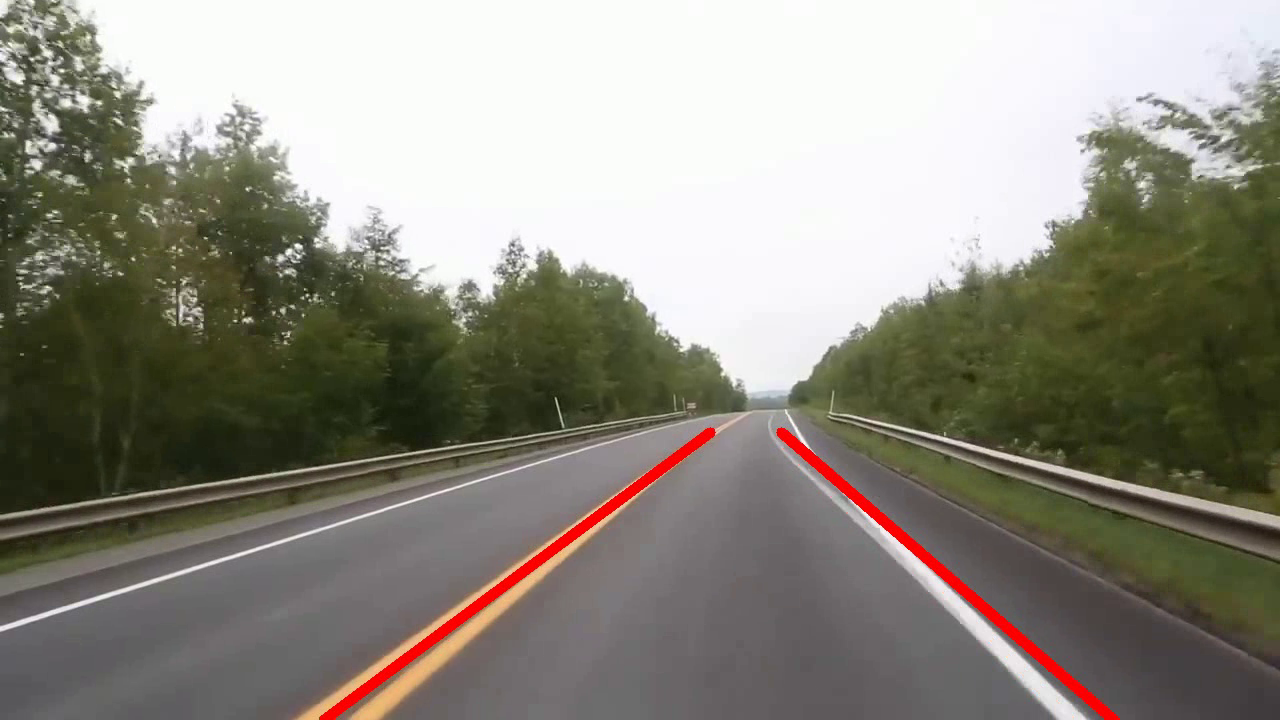
#> input picture frame 5 of lane_detection.mp4, 1280 x 720 px, given in place of output.mp4, which was not available
$ python LaneDetection_my_lab_v4_d.py
#> lines starting #> are read from the running program, lines starting #| are printed output that depends on the picture; after the words box and inside, x2 and y2 are one past the last pixel; in counts of white or black regions, pixels touching at a corner belong together; pictures that were not available may be replaced by others from this repository, and a replacement may not be noted
import cv2
import numpy as np
import warnings
import os
print("QT_QPA_PLATFORM =", os.environ.get("QT_QPA_PLATFORM"))

# Ignorar avisos de RankWarning do np.polyfit
# warnings.filterwarnings("ignore", category=np.RankWarning)
from numpy.polynomial.polyutils import RankWarning
warnings.filterwarnings("ignore", category=RankWarning)


# Video Explanation: https://youtu.be/ApYo6tXcjjQ?si=Gt2oJBwJxCzBhQdc
vidcap = cv2.VideoCapture("output.mp4")
success, image = vidcap.read()
#> image is the input picture: shape (720, 1280, 3); mean B, G, R 127.9, 139, 142.1

def nothing(x):
    pass

cv2.namedWindow("Trackbars")
cv2.createTrackbar("L - H", "Trackbars", 0, 255, nothing)
cv2.createTrackbar("L - S", "Trackbars", 100, 255, nothing)
cv2.createTrackbar("L - V", "Trackbars", 100, 255, nothing)
cv2.createTrackbar("U - H", "Trackbars", 35, 255, nothing)
cv2.createTrackbar("U - S", "Trackbars", 255, 255, nothing)
cv2.createTrackbar("U - V", "Trackbars", 255, 255, nothing)

# Variáveis para armazenar os pontos do frame anterior (caso algum frame não tenha pontos suficientes)
prevLx = []
prevRx = []

while True:
    success, image = vidcap.read()
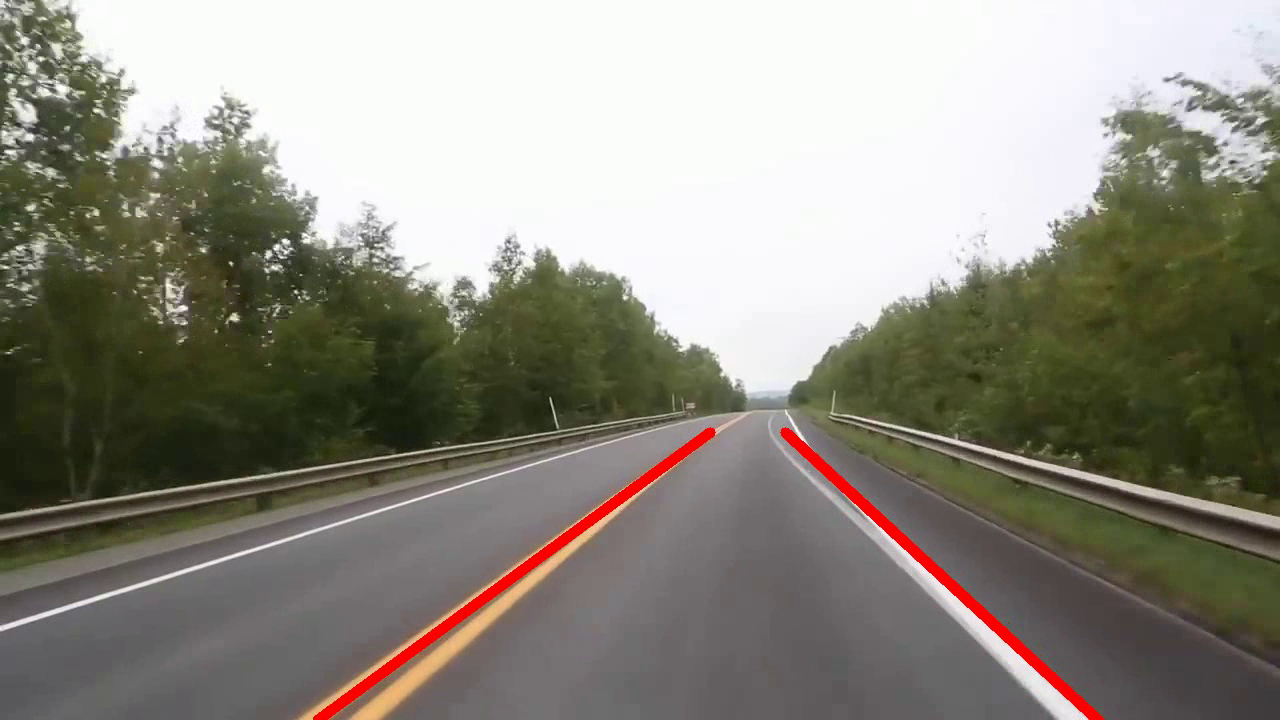
#> input picture frame 6 of lane_detection.mp4, 1280 x 720 px, given in place of output.mp4, which was not available
#> image is the input picture: shape (720, 1280, 3); mean B, G, R 128.2, 139.1, 142.3
    if not success:
        break

    # Redimensiona o frame para 800x600
    frame = cv2.resize(image, (800, 600))
    original_frame = frame.copy()

    # Definir os pontos para transformação de perspectiva (pontos na imagem original)
    tl = (30, 200)
    bl = (20, 450)
    tr = (550, 200)
    br = (788, 450)

    # Desenhar os pontos na imagem
    cv2.circle(frame, tl, 5, (0, 0, 255), -1)
#> frame: shape (600, 800, 3); mean B, G, R 128.1, 139, 142.3
    cv2.circle(frame, bl, 5, (0, 0, 255), -1)
#> frame: shape (600, 800, 3); mean B, G, R 128.1, 139, 142.3
    cv2.circle(frame, tr, 5, (0, 0, 255), -1)
#> frame: shape (600, 800, 3); mean B, G, R 128.1, 139, 142.3
    cv2.circle(frame, br, 5, (0, 0, 255), -1)
#> frame: shape (600, 800, 3); mean B, G, R 128.1, 139, 142.3

    # Criar a transformação de perspectiva
    pts1 = np.float32([tl, bl, tr, br])
    pts2 = np.float32([[0, 0], [0, 600], [800, 0], [800, 600]])
    matrix = cv2.getPerspectiveTransform(pts1, pts2)
    transformed_frame = cv2.warpPerspective(frame, matrix, (800, 600))
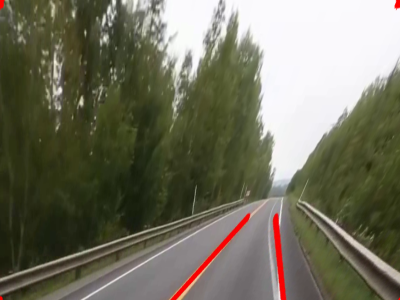
#> transformed_frame: shape (600, 800, 3) (shown at 1/2 size); mean B, G, R 94.7, 112.9, 114.1

    # Conversão para HSV e limiarização (thresholding) para detecção de faixa
    hsv_transformed_frame = cv2.cvtColor(transformed_frame, cv2.COLOR_BGR2HSV)
#> hsv_transformed_frame: shape (600, 800, 3); mean H, S, V 55.3, 77.1, 117
    l_h = cv2.getTrackbarPos("L - H", "Trackbars")
    l_s = cv2.getTrackbarPos("L - S", "Trackbars")
    l_v = cv2.getTrackbarPos("L - V", "Trackbars")
    u_h = cv2.getTrackbarPos("U - H", "Trackbars")
    u_s = cv2.getTrackbarPos("U - S", "Trackbars")
    u_v = cv2.getTrackbarPos("U - V", "Trackbars")
    lower = np.array([l_h, l_s, l_v])
    upper = np.array([u_h, u_s, u_v])
    mask = cv2.inRange(hsv_transformed_frame, lower, upper)
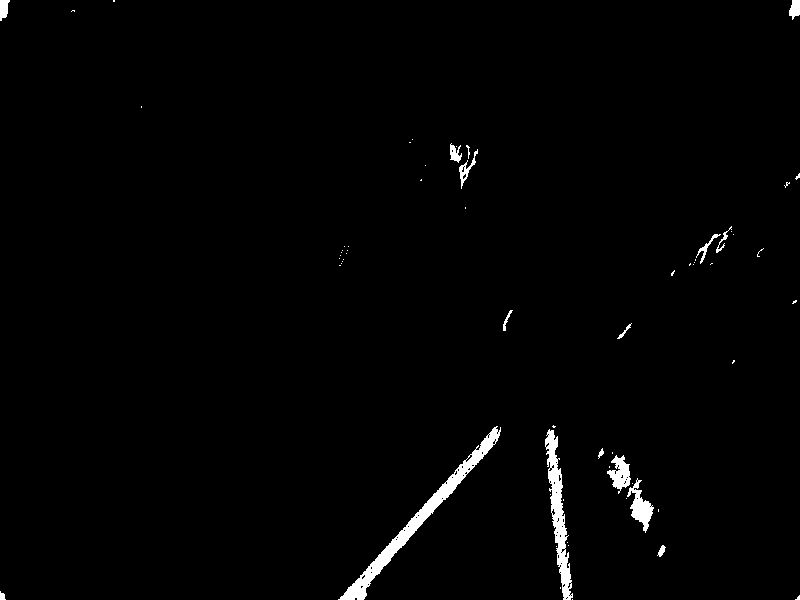
#> mask: shape (600, 800); 1.4% white; 64 white regions (48 under 20 px), largest, box (x1, y1, x2, y2) and area: (338, 426, 501, 600) 2643, (545, 429, 573, 600) 1711, (627, 478, 654, 533) 590

    # Histograma para definir a base das faixas
    histogram = np.sum(mask[mask.shape[0]//2:, :], axis=0)
#> histogram = 800 values, max 27285 at index 557, min 0 at index 6, mean 1822
    midpoint = int(histogram.shape[0] // 2)
    left_base = np.argmax(histogram[:midpoint])
#> left_base = 363
    right_base = np.argmax(histogram[midpoint:]) + midpoint
#> right_base = 557

    # ------------------- Sliding Window -------------------
    y = 592  # Posição y inicial (parte inferior da imagem)
    left_points = []   # Lista para armazenar os pontos da faixa esquerda (x, y)
    right_points = []  # Lista para armazenar os pontos da faixa direita (x, y)

    msk = mask.copy()

    while y > 0:
        # Processamento para a faixa esquerda
        img_left = mask[y-40:y, left_base-50:left_base+50]
        contours, _ = cv2.findContours(img_left, cv2.RETR_TREE, cv2.CHAIN_APPROX_SIMPLE)
        found_left = False
        for contour in contours:
            M = cv2.moments(contour)
            if M["m00"] != 0:
                cx = int(M["m10"] / M["m00"])
                cy = int(M["m01"] / M["m00"])
                abs_x = left_base - 50 + cx
                abs_y = (y - 40) + cy  # Posição real em y
                left_points.append((abs_x, abs_y))
                left_base = abs_x  # Atualiza a base para a próxima janela
                found_left = True
        # Se nenhum contorno for encontrado, use o último valor válido
        if not found_left and prevLx:
            left_base = prevLx[-1][0]

        # Processamento para a faixa direita
        img_right = mask[y-40:y, right_base-50:right_base+50]
        contours, _ = cv2.findContours(img_right, cv2.RETR_TREE, cv2.CHAIN_APPROX_SIMPLE)
        found_right = False
        for contour in contours:
            M = cv2.moments(contour)
            if M["m00"] != 0:
                cx = int(M["m10"] / M["m00"])
                cy = int(M["m01"] / M["m00"])
                abs_x = right_base - 50 + cx
                abs_y = (y - 40) + cy  # Posição real em y
                right_points.append((abs_x, abs_y))
                right_base = abs_x  # Atualiza a base para a próxima janela
                found_right = True
        if not found_right and prevRx:
            right_base = prevRx[-1][0]

        # Desenhar as janelas deslizantes para visualização
        cv2.rectangle(msk, (left_base-50, y), (left_base+50, y-40), (255, 255, 255), 2)
        cv2.rectangle(msk, (right_base-50, y), (right_base+50, y-40), (255, 255, 255), 2)
        y -= 40
#> this loop made 15 passes
#> pass 1, `img_right = mask[y-40:y, right_base-50:right_base+50]`:
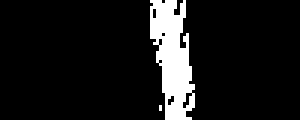
#> img_right: shape (40, 100) (shown 3 times larger); 9.7% white; 2 white regions (1 under 20 px), largest, box (x1, y1, x2, y2) and area: (50, 0, 65, 40) 387
#> after the loop:
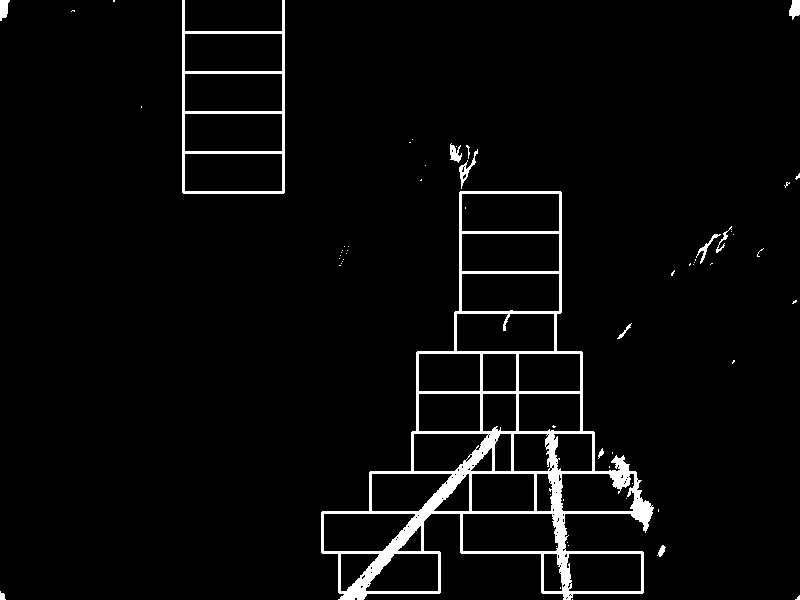
#> msk: shape (600, 800); 3.8% white; 61 white regions (48 under 20 px), largest, box (x1, y1, x2, y2) and area: (321, 191, 654, 600) 14415, (182, 0, 285, 194) 2617, (459, 149, 478, 189) 181
#> after the loop, left_points = 38 pairs, first value 233 to 682, second value 153 to 586; right_points = 32 pairs, first value 233 to 636, second value 153 to 585; y = -8

    # Atualizar os pontos anteriores (caso o frame atual não tenha pontos suficientes)
    prevLx = left_points.copy() if left_points else prevLx
#> prevLx has the same summary as left_points
    prevRx = right_points.copy() if right_points else prevRx
#> prevRx has the same summary as right_points

    # Verificar se há pontos suficientes para o ajuste polinomial
    if len(left_points) < 3 or len(right_points) < 3:
        if prevLx and prevRx:
            left_points = prevLx
            right_points = prevRx
        else:
            continue  # Pula o frame se não houver dados suficientes

    # Extrair as coordenadas para o ajuste polinomial
    left_x = np.array([p[0] for p in left_points])
#> left_x = 38 values, max 682 at index 16, min 233 at index 37, mean 485.1
    left_y = np.array([p[1] for p in left_points])
#> left_y = 38 values, max 586 at index 1, min 153 at index 37, mean 437.7
    right_x = np.array([p[0] for p in right_points])
#> right_x = 32 values, max 636 at index 7, min 233 at index 31, mean 487.2
    right_y = np.array([p[1] for p in right_points])
#> right_y = 32 values, max 585 at index 1, min 153 at index 31, mean 436.7

    # Ajustar polinômios de segundo grau para cada faixa
    try:
        left_fit = np.polyfit(left_y, left_x, 2)
#> left_fit = [-0.00574, 4.37, -227.5]
        right_fit = np.polyfit(right_y, right_x, 2)
#> right_fit = [-0.000244, 0.656, 252.6]
    except np.linalg.LinAlgError:
        continue  # Pula o frame se o ajuste falhar

	# [18 lines of commented-out code are left out]
    plot_y = np.linspace(0, 599, num=600)
    left_fit_x = left_fit[0] * plot_y**2 + left_fit[1] * plot_y + left_fit[2]
#> left_fit_x = 600 values, max 604.4 at index 381, min -227.5 at index 0, mean 394.4
    right_fit_x = right_fit[0] * plot_y**2 + right_fit[1] * plot_y + right_fit[2]
#> right_fit_x = 600 values from 252.6 to 557.8
    center_fit_x = (left_fit_x + right_fit_x) / 2
#> center_fit_x = 600 values, max 540.3 at index 420, min 12.56 at index 0, mean 407.1

    # Posição do carro corrigida (centro inferior da imagem 800x600)
    car_x = 400
    car_y = 599  # Último pixel válido na vertical

    # Cálculo da direção da trajetória usando derivada (correto)
    # Coeficientes do polinômio central (assumindo center_fit como [A, B, C])
    if len(center_fit_x) >= 3:
        # Ajuste para obter coeficientes do centro
        center_fit = np.polyfit(plot_y, center_fit_x, 2)
#> center_fit = [-0.00299, 2.51, 12.56]
        A, B, C = center_fit
#> A = -0.00299; B = 2.51; C = 12.56

        # Derivada dy/dx no ponto do carro (y=599)
        slope = 2 * A * car_y + B  # dx/dy
#> slope = -1.07
        theta_desejado = np.arctan(-slope)
#> theta_desejado = 0.82

        # Ângulo do carro (assumindo alinhamento com a estrada)
        theta_carro = 0  # Em radianos (alinhado com eixo y negativo)

        # Erro de trajetória (diferença angular)
        theta_erro = theta_desejado - theta_carro
#> theta_erro = 0.82

        # print(f"Theta desejado: {np.degrees(theta_desejado):.2f}°")
        # print(f"Erro de trajetória: {np.degrees(theta_erro):.2f}°\n")


    # Cálculo da curvatura das faixas
    y_eval = 599  # Ponto de avaliação (parte inferior da imagem)
    left_curvature = ((1 + (2 * left_fit[0] * y_eval + left_fit[1]) ** 2) ** 1.5) / np.abs(2 * left_fit[0])
#> left_curvature = 1711.8
    right_curvature = ((1 + (2 * right_fit[0] * y_eval + right_fit[1]) ** 2) ** 1.5) / np.abs(2 * right_fit[0])
#> right_curvature = 2463.4
    curvature = (left_curvature + right_curvature) / 2
#> curvature = 2087.6

    # Cálculo do offset
    lane_center = (left_base + right_base) / 2
#> lane_center = 233
    car_position = 400  # Assumindo que o carro está centralizado na imagem
    lane_offset = (car_position - lane_center) * 0.26 / 800  # Conversão de pixels para metros
#> lane_offset = 0.0543

    # Cálculo do ângulo de direção
    steering_angle = np.arctan(lane_offset / curvature) * 180 / np.pi
#> steering_angle = 0.00149

    # Cálculo do ponto final para desenhar a linha (para visualização do ângulo)
    line_length = 100
    end_x = int(400 + line_length * np.sin(np.radians(steering_angle)))
#> end_x = 400
    end_y = int(600 - line_length * np.cos(np.radians(steering_angle)))
#> end_y = 500

    # Definir os pontos do quadrilátero que representa a faixa para sobreposição
    # Ordena os pontos de cada lado pela coordenada y (maior para menor)
    left_points_sorted = sorted(left_points, key=lambda p: p[1], reverse=True)
#> left_points_sorted has the same summary as left_points
    right_points_sorted = sorted(right_points, key=lambda p: p[1], reverse=True)
#> right_points_sorted has the same summary as right_points

    top_left = left_points_sorted[0]
#> top_left = (368, 586)
    bottom_left = left_points_sorted[-1]
#> bottom_left = (233, 153)
    top_right = right_points_sorted[0]
#> top_right = (570, 585)
    bottom_right = right_points_sorted[-1]
#> bottom_right = (233, 153)

    # Transformação inversa para mapear o quadrilátero de volta para a perspectiva original
    inv_matrix = cv2.getPerspectiveTransform(pts2, pts1)
#> inv_matrix = [[0.65, -0.0274, 30], [0, 0.174, 200], [0, -0.000538, 1]]
    quad_points_birdseye = np.array([top_left, bottom_left, bottom_right, top_right], dtype=np.float32)
#> quad_points_birdseye = [[368, 586], [233, 153], [233, 153], [570, 585]]
    quad_points_birdseye = quad_points_birdseye.reshape(-1, 1, 2)
    quad_points_original = cv2.perspectiveTransform(quad_points_birdseye, inv_matrix)
#> quad_points_original = [[369.7, 441.5], [193.2, 247], [193.2, 247], [561.1, 440.9]]

    # Sobreposição da faixa detectada no frame original
    result_frame = original_frame.copy()
    overlay = result_frame.copy()
    cv2.fillPoly(overlay, [np.int32(quad_points_original)], (0, 255, 0))
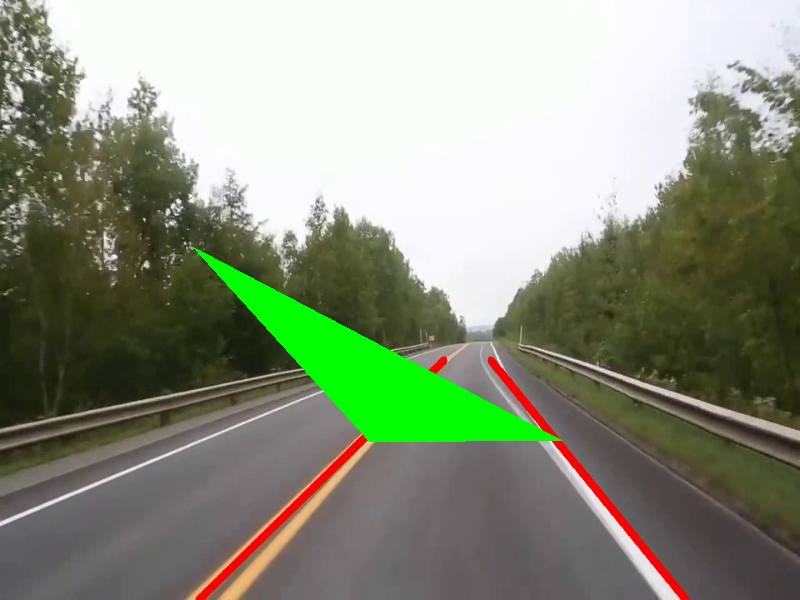
#> overlay: shape (600, 800, 3); mean B, G, R 124.7, 145.4, 137.9
    alpha = 0.3  # Opacidade da sobreposição
    cv2.addWeighted(overlay, alpha, result_frame, 1 - alpha, 0, result_frame)

    # Exibir informações na tela
    cv2.putText(result_frame, f'Curvature: {curvature:.2f} m', (30, 30),
                cv2.FONT_HERSHEY_SIMPLEX, 1, (255, 255, 255), 2)
#> result_frame: shape (600, 800, 3); mean B, G, R 127.2, 141, 141
    cv2.putText(result_frame, f'Offset: {lane_offset:.2f} m', (30, 70),
                cv2.FONT_HERSHEY_SIMPLEX, 1, (255, 255, 255), 2)
    cv2.putText(result_frame, f'Angle: {steering_angle:.2f} deg', (30, 110),
                cv2.FONT_HERSHEY_SIMPLEX, 1, (255, 255, 255), 2)
    cv2.putText(result_frame, f"Angle error: {np.degrees(theta_erro):.2f}", (30, 150),
            cv2.FONT_HERSHEY_COMPLEX_SMALL, 1, (255, 255, 255), 2)


	# Draw a straight line in the center of the frame pointing with the current angle
    cv2.line(result_frame, (400, 600), (end_x, end_y), (255, 0, 0), 2)
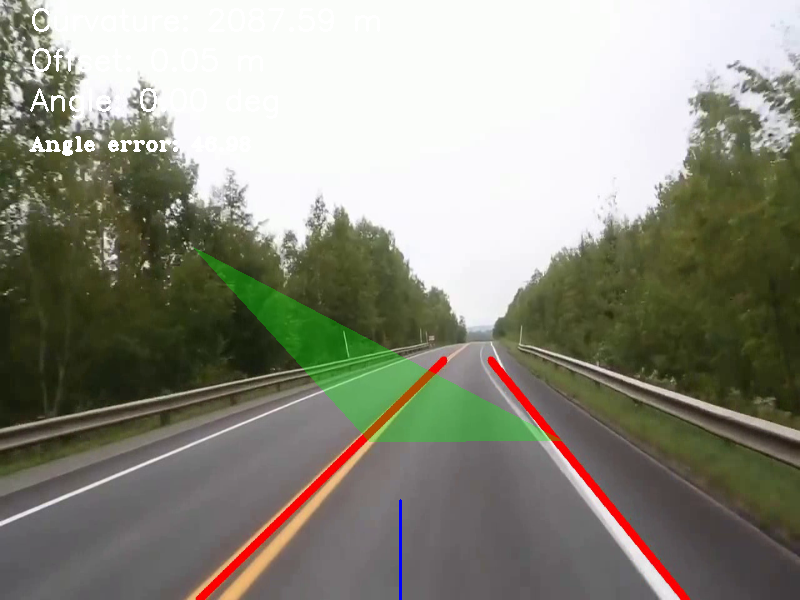
#> result_frame: shape (600, 800, 3); mean B, G, R 127.9, 141.5, 141.5


    # [5 lines of commented-out code are left out]
    cv2.imshow("Lane Detection", result_frame)

    if cv2.waitKey(10) == 27:
#> (key Esc is pressed here)
        break

vidcap.release()
cv2.destroyAllWindows()


# theta_carro = np.arctan2(y2 - y1, x2 - x1)

# Correr o script no linux
# export QT_QPA_PLATFORM=xcb
#python seu_script.py
